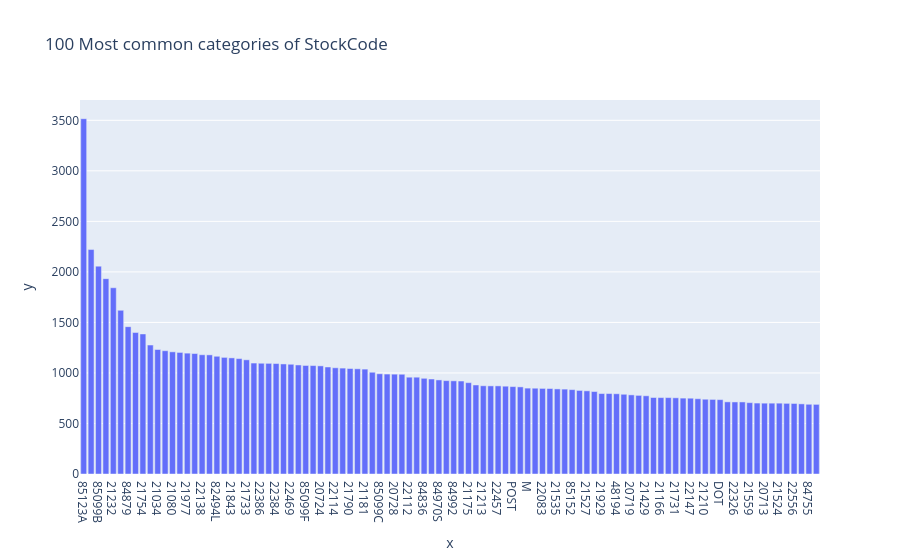

Notebook code for this chart:
### Markdown cell above
Análisis de la tercera serie

La variable **Invoice** es un identificador categórico de facturas, con **28.816 valores únicos** en 525.461 observaciones. La alta duplicidad (98.48%) es esperada, ya que cada factura contiene múltiples productos, por lo que no representa un problema de calidad sino la estructura propia de datos transaccionales.

El gráfico de frecuencias muestra una distribución decreciente sin valores dominantes anómalos; por ejemplo, la factura más frecuente tiene 675 registros y las del extremo inferior del top 100 cerca de 256. Esto sugiere un comportamiento natural donde algunas facturas agrupan más productos, posiblemente influenciado por momentos específicos de compra reflejados en la fecha.

No existen valores faltantes en esta variable, por lo que no requiere limpieza directa; sin embargo, su uso en conjunto con otras variables puede ayudar a detectar inconsistencias, como facturas con valores negativos o registros atípicos.

### Code cell
profile_serie(df_retail["StockCode"])

### Figure 1 — Plotly figure (JSON) as saved in the notebook; plotly's stock layout.template omitted (floating-point values rounded to 4 significant figures)
{"data": [{"hovertemplate": "x=%{x}<br>y=%{y}<extra></extra>", "legendgroup": "", "marker": {"color": "#636efa", "pattern": {"shape": ""}}, "name": "", "orientation": "v", "showlegend": false, "textposition": "auto", "type": "bar", "x": ["85123A", "22423", "85099B", "21212", "21232", "20725", "84879", "84991", "21754", "20914", "21034", "21931", "21080", "22139", "21977", "22383", "22138", "20727", "82494L", "22470", "21843", "21755", "21733", "21231", "22386", "22411", "22384", "48138", "22469", "20685", "85099F", "22197", "20724", "22382", "22114", "22111", "21790", "47566", "21181", "22086", "85099C", "20726", "20728", "82482", "22112", "84946", "84836", "22090", "84970S", "22149", "84992", "22355", "21175", "22356", "21213", "22077", "22457", "22379", "POST", "22178", "M", "21621", "22083", "21485", "21535", "20972", "85152", "84029E", "21527", "22189", "21929", "22585", "48194", "21928", "20719", "21791", "21429", "82486", "21166", "82580", "21731", "84978", "22147", "21975", "21210", "47591D", "DOT", "22910", "22326", "48187", "21559", "22551", "20713", "20723", "21524", "22865", "22556", "82600", "84755", "84997B"], "xaxis": "x", "y": [3516, 2221, 2057, 1933, 1843, 1620, 1458, 1400, 1386, 1276, 1232, 1220, 1209, 1203, 1196, 1192, 1180, 1179, 1165, 1154, 1149, 1142, 1130, 1098, 1096, 1095, 1093, 1089, 1086, 1079, 1074, 1073, 1070, 1059, 1051, 1048, 1044, 1041, 1038, 1007, 992, 989, 988, 987, 958, 958, 947, 940, 931, 924, 922, 920, 904, 881, 873, 872, 872, 869, 865, 862, 850, 849, 847, 846, 842, 840, 835, 827, 823, 816, 796, 796, 794, 789, 783, 778, 774, 757, 756, 756, 754, 751, 750, 745, 740, 738, 736, 714, 713, 713, 706, 702, 701, 701, 701, 699, 698, 694, 690, 689], "yaxis": "y"}], "layout": {"barmode": "relative", "legend": {"tracegroupgap": 0}, "title": {"text": "100 Most common categories of StockCode"}, "xaxis": {"anchor": "y", "domain": [0, 1], "title": {"text": "x"}}, "yaxis": {"anchor": "x", "domain": [0, 1], "title": {"text": "y"}}}}
